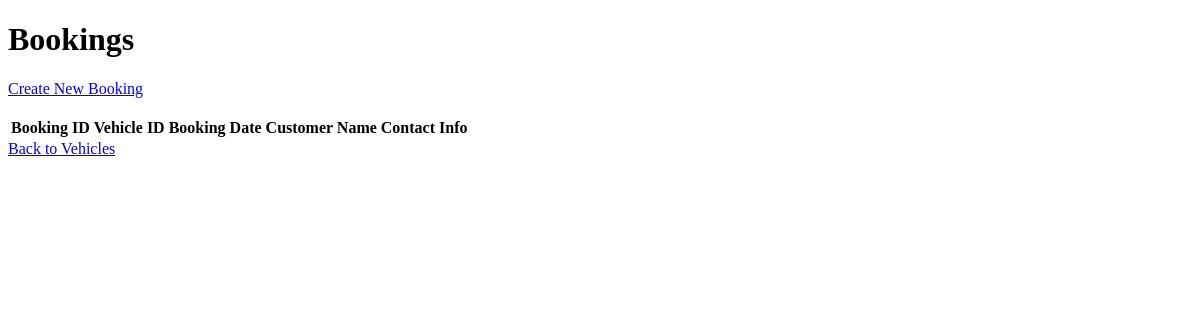
Before: /bookings with the older database file.
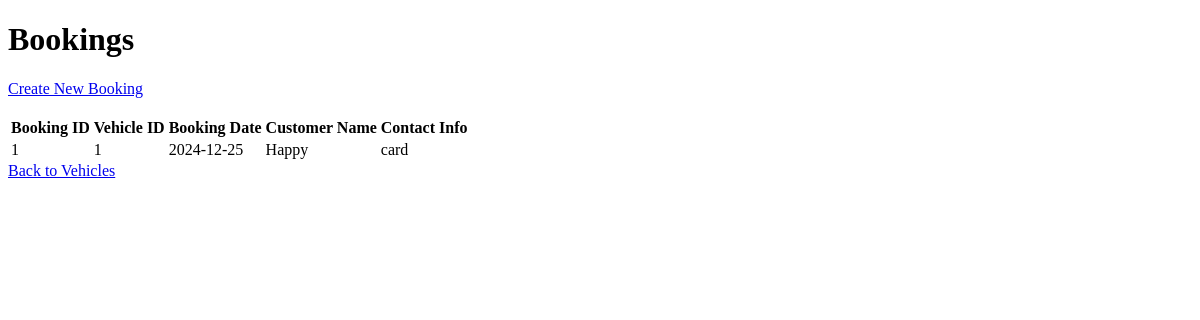
After: the same page with the newer database file.
### tables this page shows
CREATE TABLE "Bookings" (
	"BookingID"	INTEGER,
	"VehicleID"	INTEGER,
	"BookingDate"	TEXT,
	"CustomerName"	TEXT,
	"ContactInfo"	TEXT,
	PRIMARY KEY("BookingID" AUTOINCREMENT)
);

### app.py (the view)
@app.route("/bookings")
def bookings():
  conn = get_db_connection()
  bookings = conn.execute('SELECT * FROM Bookings').fetchall()
  conn.close()
  return render_template('bookings.html', bookings=bookings)

### app.py (called while the page is built)
def get_db_connection():
    conn = sqlite3.connect(DATABASE)
    conn.row_factory = sqlite3.Row
    return conn

### templates/bookings.html (shortened to what this page needs)
<!DOCTYPE html>
<html>
<head>
</head>
<body>
    <h1>Bookings</h1>
    <a href="/create">Create New Booking</a><br><br>
    <table>
        <thead>
            <tr>
                <th>Booking ID</th>
                <th>Vehicle ID</th>
                <th>Booking Date</th>
                <th>Customer Name</th>
                <th>Contact Info</th>
            </tr>
        </thead>
        <tbody>
            {% for booking in bookings %}
            <tr>
                <td>{{ booking['BookingID'] }}</td>
                <td>{{ booking['VehicleID'] }}</td>
                <td>{{ booking['BookingDate'] }}</td>
                <td>{{ booking['CustomerName'] }}</td>
                <td>{{ booking['ContactInfo'] }}</td>
            </tr>
            {% endfor %}
        </tbody>
    </table>
    <a href="/">Back to Vehicles</a>
</body>
</html>

Changed rows visible on the page:
added Bookings: BookingID "1", VehicleID "1", BookingDate "2024-12-25", CustomerName "Happy", ContactInfo "card"
